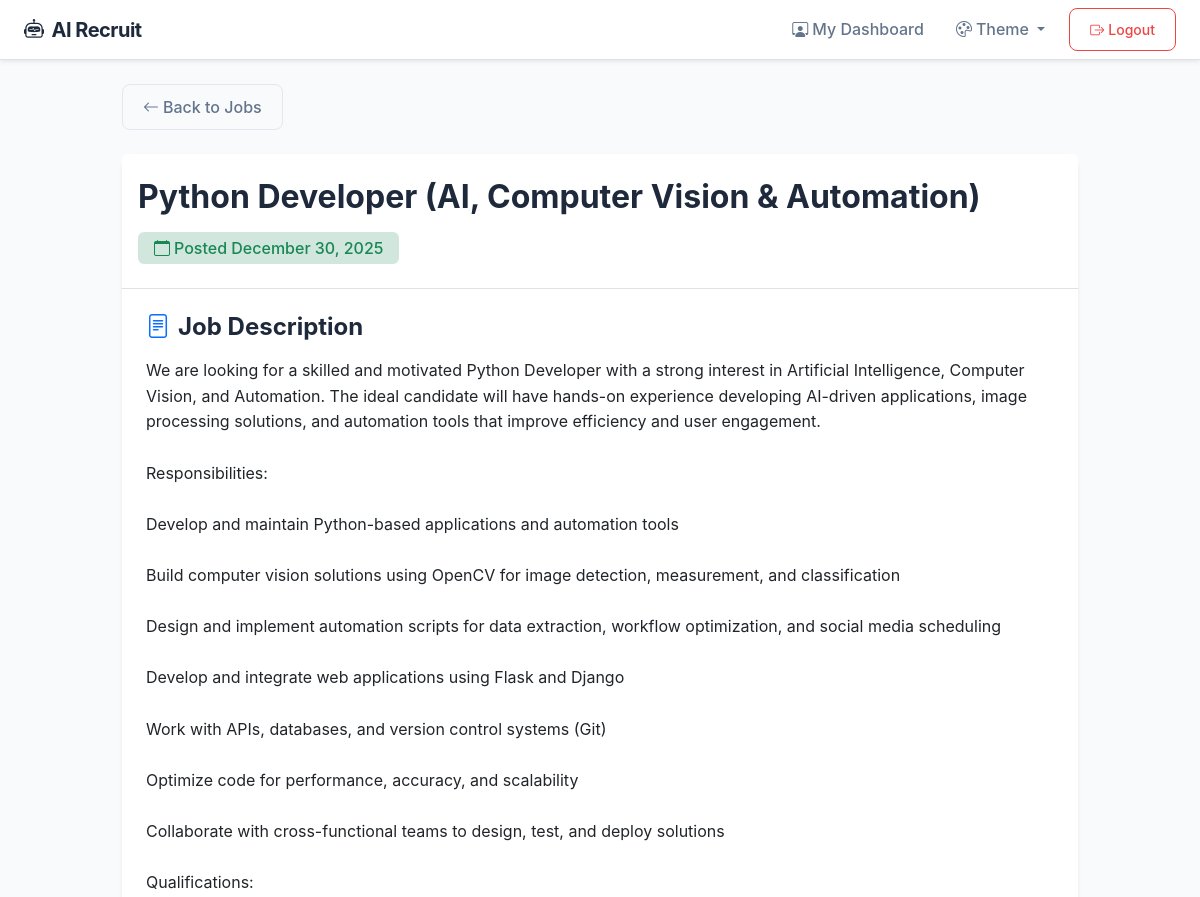
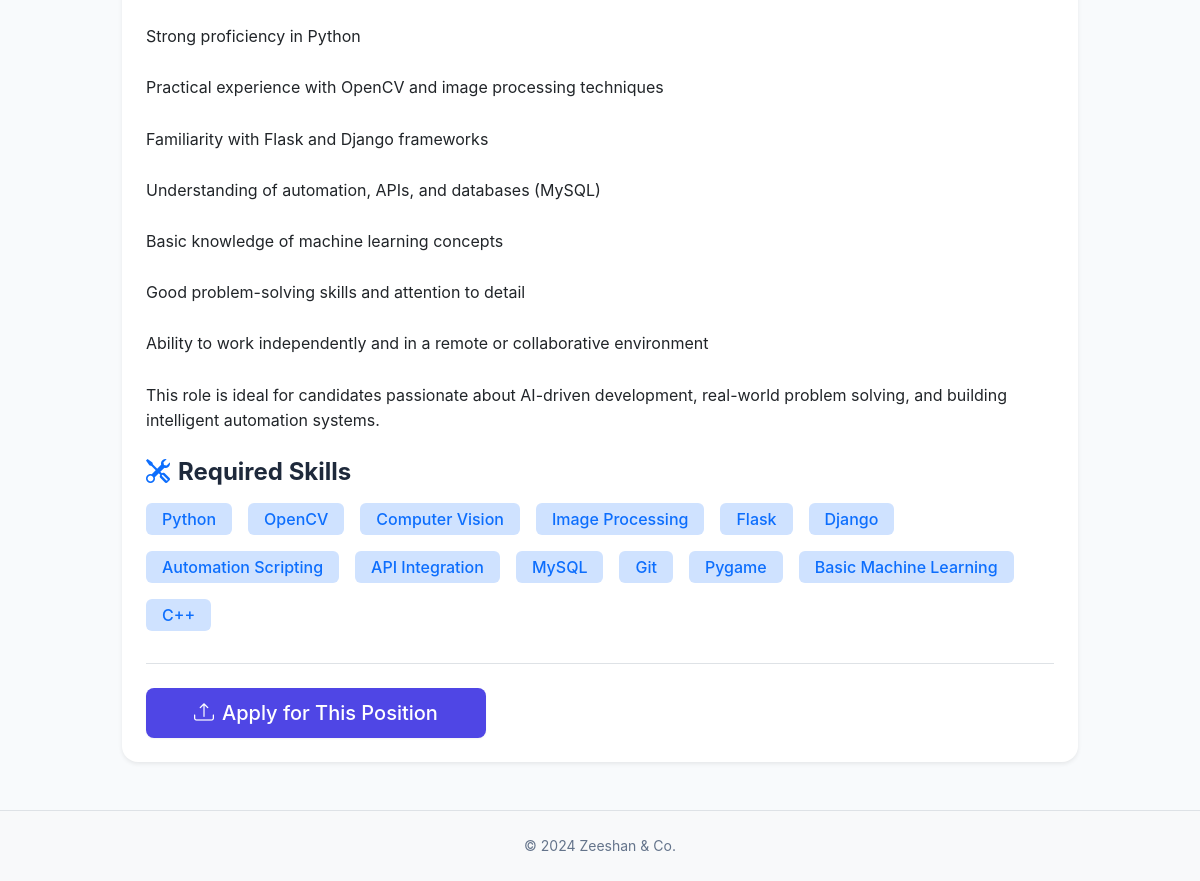
/candidate/jobs/3 (signed in), run on the app's committed database (2 pictures, top to bottom).
### models.py (models this page shows)
class JobPosting(db.Model):
    __tablename__ = "job_postings"
    id = db.Column(db.Integer, primary_key=True)
    title = db.Column(db.String(120), nullable=False)
    description = db.Column(db.Text, nullable=False)
    required_skills = db.Column(db.Text, nullable=False)
    recruiter_id = db.Column(db.Integer, db.ForeignKey("users.id"))
    created_at = db.Column(db.DateTime, default=datetime.utcnow)
    recruiter = db.relationship("User", backref="jobs")
    job_type = db.Column(db.String(20), default="Full-time")  # Full-time, Part-time, Internship, Contract
    work_mode = db.Column(db.String(20), default="Onsite")  # Remote, Onsite, Hybrid
    company_name = db.Column(db.String(120), nullable=True)
    location = db.Column(db.String(120), nullable=True)
    experience_level = db.Column(db.String(50), nullable=True)  # Entry, Mid, Senior, Executive

### app.py (the view)
    @app.route("/candidate/jobs/<int:job_id>")
    @role_required("candidate")
    def job_details(job_id):
        job = JobPosting.query.get_or_404(job_id)
        return render_template("job_details.html", job=job)

### app.py (called while the page is built)
def create_app():
    ensure_instance_dirs()
    app = Flask(__name__)
    app.config.from_object(Config)
    db.init_app(app)
    Migrate(app, db)
    @app.before_request
    def ensure_upload_dir():
        Path(app.config["UPLOAD_FOLDER"]).mkdir(parents=True, exist_ok=True)
    register_routes(app)
    with app.app_context():
        db.create_all()
        seed_demo_users(db.session)
    return app

def role_required(role):
    def decorator(fn):
        @wraps(fn)
        def wrapper(*args, **kwargs):
            if "user_id" not in session:
                flash("Please login to access this page", "warning")
                return redirect(url_for("login"))
            if session.get("role") != role:
                flash("Unauthorized access", "danger")
                return redirect(url_for("login"))
            return fn(*args, **kwargs)
        return wrapper
    return decorator

### templates/job_details.html (shortened to what this page needs)
{% extends "base.html" %}
{% block content %}
<div class="container-fluid px-4 py-4">
  <div class="row justify-content-center">
    <div class="col-lg-10">
      <div class="mb-4">
        <a href="{{ url_for('candidate_dashboard') }}" class="btn btn-outline-secondary">
          <i class="bi bi-arrow-left me-1"></i>Back to Jobs
        </a>
      </div>
      <div class="card shadow-sm border-0 mb-4">
        <div class="card-header bg-white border-bottom py-4">
          <div class="d-flex justify-content-between align-items-start">
            <div class="flex-grow-1">
              <h2 class="fw-bold mb-2">{{ job.title }}</h2>
              <div class="d-flex flex-wrap gap-2 mt-3">
                <span class="badge bg-success-subtle text-success fs-6 px-3 py-2">
                  <i class="bi bi-calendar me-1"></i>Posted {{ job.created_at.strftime('%B %d, %Y') }}
                </span>
              </div>
            </div>
          </div>
        </div>
        <div class="card-body p-4">
          <div class="mb-4">
            <h4 class="fw-bold mb-3">
              <i class="bi bi-file-text me-2 text-primary"></i>Job Description
            </h4>
            <div class="job-description-content">
              {{ job.description|replace('\n', '<br>')|safe }}
            </div>
          </div>
          <div class="mb-4">
            <h4 class="fw-bold mb-3">
              <i class="bi bi-tools me-2 text-primary"></i>Required Skills
            </h4>
            <div class="skill-tags">
              {% for skill in job.required_skills.split(',') %}
              <span class="badge bg-primary-subtle text-primary fs-6 px-3 py-2 me-2 mb-2">{{ skill.strip() }}</span>
              {% endfor %}
            </div>
          </div>
          <div class="mt-4 pt-4 border-top">
            <button class="btn btn-primary btn-lg px-5" data-bs-toggle="modal" data-bs-target="#applyModal">
              <i class="bi bi-upload me-2"></i>Apply for This Position
            </button>
          </div>
        </div>
      </div>
    </div>
  </div>
</div>
{% endblock %}

### static/css/style.css (style rules this page uses)
:root { --primary-color: #4f46e5; --primary-hover: #4338ca; --primary-light: #6366f1; --secondary-color: #64748b; --success-color: #10b981; --warning-color: #f59e0b; --danger-color: #ef4444; --info-color: #3b82f6; --bg-primary: #ffffff; --bg-secondary: #f8fafc; --bg-tertiary: #f1f5f9; --bg-elevated: #ffffff; --text-primary: #1e293b; --text-secondary: #64748b; --text-muted: #94a3b8; --text-inverse: #ffffff; --border-color: #e2e8f0; --border-light: #f1f5f9; --shadow-sm: 0 1px 2px 0 rgb(0 0 0 / 0.05); --shadow-md: 0 4px 6px -1px rgb(0 0 0 / 0.1), 0 2px 4px -2px rgb(0 0 0 / 0.1); --shadow-lg: 0 10px 15px -3px rgb(0 0 0 / 0.1), 0 4px 6px -4px rgb(0 0 0 / 0.1); --shadow-xl: 0 20px 25px -5px rgb(0 0 0 / 0.1), 0 8px 10px -6px rgb(0 0 0 / 0.1); --radius-sm: 0.375rem; --radius-md: 0.5rem; --radius-lg: 0.75rem; --radius-xl: 1rem; --radius-2xl: 1.5rem; --transition: all 0.3s cubic-bezier(0.4, 0, 0.2, 1); --transition-fast: all 0.15s cubic-bezier(0.4, 0, 0.2, 1); }
* { transition: background-color 0.3s ease, color 0.3s ease, border-color 0.3s ease, box-shadow 0.3s ease; }
body { background: var(--bg-secondary); color: var(--text-primary); font-family: -apple-system, BlinkMacSystemFont, 'Segoe UI', Roboto, 'Helvetica Neue', Arial, sans-serif; line-height: 1.6; min-height: 100vh; }
.card { border: 1px solid var(--border-color); border-radius: var(--radius-xl); background: var(--bg-elevated); transition: var(--transition); box-shadow: var(--shadow-sm); }
.card-header { background: var(--bg-elevated); border-bottom: 1px solid var(--border-color); color: var(--text-primary); }
.badge { font-weight: 500; padding: 0.35em 0.65em; border-radius: var(--radius-sm); }
.skill-tags { display: flex; flex-wrap: wrap; gap: 0.5rem; }
.btn { border-radius: var(--radius-md); font-weight: 500; padding: 0.625rem 1.25rem; transition: var(--transition); border: none; position: relative; overflow: hidden; }
.btn-primary { background: var(--primary-color); color: white; box-shadow: var(--shadow-sm); }
.btn-outline-secondary { border: 1.5px solid var(--border-color); color: var(--text-secondary); background: transparent; }
h1, h2, h3, h4, h5, h6 { color: var(--text-primary); }

### data on the page
JobPosting: title "Python Developer (AI, Computer Vision & Automation)", created_at "December 30, 2025", description "We are looking for a skilled and motivated Python Developer with a strong interest in Artificial Intelligence, Computer Vision, and Automation. The ideal candidate will have hands-on experience developing AI-driven applications, image processing solutions, and automation tools that improve efficiency and user engagement. Responsibilities: Develop and maintain Python-based applications and automation tools Build computer vision solutions using OpenCV for image detection, measurement, and classification Design and implement automation scripts for data extraction, workflow optimization, and social media scheduling Develop and integrate web applications using Flask and Django Work with APIs,…"

### other printed values
{{ skill.strip() }} "Python" "OpenCV" "Computer Vision" "Image Processing" "Flask" "Django" "Automation Scripting" "API Integration" "MySQL" "Git" "Pygame" "Basic Machine Learning" "C++"
